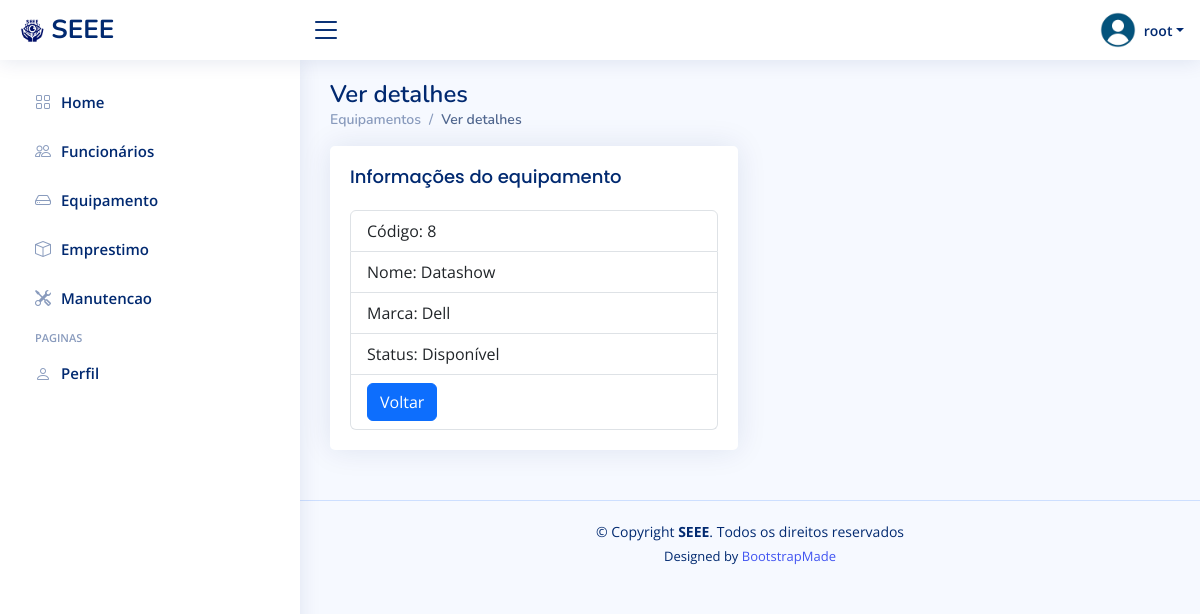
The app's page /equipamento/detalhes/26/ (signed in) with its own data.
### equipamento/models.py (models this page shows, shortened)
class Equipamento(models.Model):
    nome = models.CharField(max_length=100)
    codigo = models.CharField(max_length=50, unique=True)
    marca = models.CharField(max_length=50)
    status = models.PositiveIntegerField(choices=[(1, 'Disponível'), (2, 'Emprestado'), (3, 'Em Manutenção')], default=1)

### equipamento/views.py (the view)
# urls.py: path('detalhes/<int:id>/', views.detalhar_equipamento, name='detalhar_equipamento'),
@login_required
def detalhar_equipamento(request, id):
    equipamento = get_object_or_404(Equipamento, pk=id)
    return render(request, 'equipamento/detalhar_equipamento.html', {'equipamento': equipamento})

### funcionario/contextProcess.py (called while the page is built)
def user_group_context(request):
    user = request.user
    isAdmin = user.groups.filter(name='Admin').exists()
    isFuncionario = user.groups.filter(name='Funcionarios').exists()
    return {
        'isAdmin': isAdmin,
        'isDuncionario': isFuncionario,
    }

### templates/equipamento/detalhar_equipamento.html
{% extends 'funcionario/_base.html'%}
{% block content %}
<div class="pagetitle">
  <h1>Ver detalhes</h1>
  <nav>
    <ol class="breadcrumb">
      <li class="breadcrumb-item"><a href="/equipamento/">Equipamentos</a></li>
      <li class="breadcrumb-item active">Ver detalhes</li>
    </ol>
  </nav>
</div>
<section class="section">
    <div class="row">
      <div class="col-lg-6">
        <div class="card">
          <div class="card-body">
            <h5 class="card-title">Informações do equipamento</h5>
            <ul class="list-group">
              <li class="list-group-item">Código: {{ equipamento.codigo }}</li>
              <li class="list-group-item">Nome: {{ equipamento.nome }}</li>
              <li class="list-group-item">Marca: {{ equipamento.marca }}</li>
              <li class="list-group-item">Status: {{ equipamento.get_status_display }}</li>
              <li class="list-group-item"><a class="btn btn-primary" href="/equipamento/">Voltar</a></li>
            </ul>
          </div>
        </div>
    </div>
  </section>
{% endblock %}

### templates/funcionario/_base.html (shortened to what this page needs)
{% load static %}
<!DOCTYPE html>
<html lang="pt-br">
<head>
  <link href="{% static 'assets/vendor/bootstrap/css/bootstrap.min.css' %}" rel="stylesheet">
  <link href="{% static 'assets/vendor/bootstrap-icons/bootstrap-icons.css' %}" rel="stylesheet">
  <link href="{% static 'assets/vendor/boxicons/css/boxicons.min.css' %}" rel="stylesheet">
  <link href="{% static 'assets/vendor/quill/quill.snow.css' %}" rel="stylesheet">
  <link href="{% static 'assets/vendor/quill/quill.bubble.css' %}" rel="stylesheet">
  <link href="{% static 'assets/vendor/remixicon/remixicon.css' %}" rel="stylesheet">
  <link href="{% static 'assets/vendor/simple-datatables/style.css' %}" rel="stylesheet">
  <link href="{% static 'assets/css/style.css' %}" rel="stylesheet">
</head>
<body>
  <header id="header" class="header fixed-top d-flex align-items-center">
    <div class="d-flex align-items-center justify-content-between">
      <a href="/funcionario/" class="logo d-flex align-items-center">
        <img src="{% static 'assets/img/SEEE.png' %}" alt="">
        <span class="d-none d-lg-block">SEEE</span>
      </a>
      <i class="bi bi-list toggle-sidebar-btn"></i>
    </div>
    <nav class="header-nav ms-auto">
      <ul class="d-flex align-items-center">
        <li class="nav-item dropdown pe-3">
          <a class="nav-link nav-profile d-flex align-items-center pe-0" href="#" data-bs-toggle="dropdown">
            <img src="{% static 'assets/img/profile.png' %}" alt="Profile" class="rounded-circle">
            <span class="d-none d-md-block dropdown-toggle ps-2">{{ user.username }}</span>
          </a>
        </li>
      </ul>
    </nav>
  </header>
  {% include 'funcionario/sidebar.html'%}
  <main id="main" class="main">
    {% block content %}
    {% endblock %}
  </main>
  <footer id="footer" class="footer">
    <div class="copyright">
      &copy; Copyright <strong><span>SEEE</span></strong>. Todos os direitos reservados
    </div>
    <div class="credits">
      Designed by <a href="https://bootstrapmade.com/">BootstrapMade</a>
    </div>
  </footer>
</body>
</html>

### static/assets/css/style.css (style rules this page uses)
:root { scroll-behavior: smooth; }
body { font-family: "Open Sans", sans-serif; background: #f6f9ff; color: #444444; }
a { color: #4154f1; text-decoration: none; }
h1, h2, h3, h4, h5, h6 { font-family: "Nunito", sans-serif; }
#main { margin-top: 60px; padding: 20px 30px; transition: all 0.3s; }
.pagetitle { margin-bottom: 10px; }
.pagetitle h1 { font-size: 24px; margin-bottom: 0; font-weight: 600; color: #012970; }
.card { margin-bottom: 30px; border: none; border-radius: 5px; box-shadow: 0px 0 30px rgba(1, 41, 112, 0.1); }
.card-title { padding: 20px 0 15px 0; font-size: 18px; font-weight: 500; color: #012970; font-family: "Poppins", sans-serif; }
.card-body { padding: 0 20px 20px 20px; }
.breadcrumb { font-size: 14px; font-family: "Nunito", sans-serif; color: #899bbd; font-weight: 600; }
.breadcrumb a { color: #899bbd; transition: 0.3s; }
.breadcrumb .breadcrumb-item::before { color: #899bbd; }
.breadcrumb .active { color: #51678f; font-weight: 600; }
.logo { line-height: 1; }
@media (min-width: 1200px) { .logo { width: 280px; } }
.logo img { max-height: 26px; margin-right: 6px; }
.logo span { font-size: 26px; font-weight: 700; color: #012970; font-family: "Nunito", sans-serif; }
.header { transition: all 0.5s; z-index: 997; height: 60px; box-shadow: 0px 2px 20px rgba(1, 41, 112, 0.1); background-color: #fff; padding-left: 20px; }
.header .toggle-sidebar-btn { font-size: 32px; padding-left: 10px; cursor: pointer; color: #012970; }
.header-nav ul { list-style: none; }
.header-nav>ul { margin: 0; padding: 0; }
.header-nav .nav-profile { color: #012970; }
.header-nav .nav-profile img { max-height: 36px; }
.header-nav .nav-profile span { font-size: 14px; font-weight: 600; }
@media (min-width: 1200px) { #main, #footer { margin-left: 300px; } }
.footer { padding: 20px 0; font-size: 14px; transition: all 0.3s; border-top: 1px solid #cddfff; }
.footer .copyright { text-align: center; color: #012970; }
.footer .credits { padding-top: 5px; text-align: center; font-size: 13px; color: #012970; }

### records on screen
Equipamento: codigo "8", nome "Datashow", marca "Dell", status "Disponível"

### other values on screen
{{ user.username }} "root"
